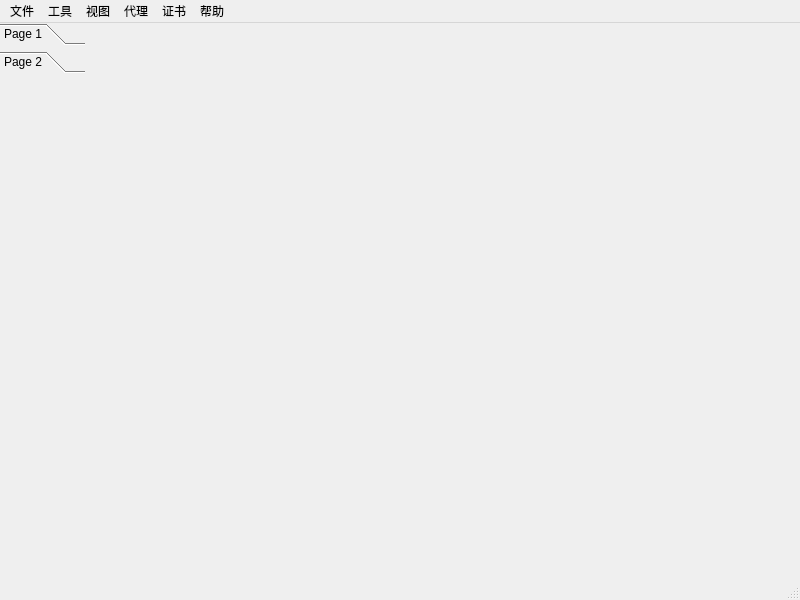
<?xml version="1.0" encoding="UTF-8"?>
<ui version="4.0">
 <class>MainWindow</class>
 <widget class="QMainWindow" name="MainWindow">
  <property name="geometry">
   <rect>
    <x>0</x>
    <y>0</y>
    <width>800</width>
    <height>600</height>
   </rect>
  </property>
  <property name="windowTitle">
   <string>MainWindow</string>
  </property>
  <widget class="QWidget" name="centralwidget">
   <widget class="QToolBox" name="toolBox">
    <property name="geometry">
     <rect>
      <x>0</x>
      <y>0</y>
      <width>85</width>
      <height>541</height>
     </rect>
    </property>
    <property name="currentIndex">
     <number>1</number>
    </property>
    <widget class="QWidget" name="page">
     <property name="geometry">
      <rect>
       <x>0</x>
       <y>0</y>
       <width>85</width>
       <height>481</height>
      </rect>
     </property>
     <attribute name="label">
      <string>Page 1</string>
     </attribute>
    </widget>
    <widget class="QWidget" name="page_2">
     <property name="geometry">
      <rect>
       <x>0</x>
       <y>0</y>
       <width>85</width>
       <height>481</height>
      </rect>
     </property>
     <attribute name="label">
      <string>Page 2</string>
     </attribute>
    </widget>
   </widget>
  </widget>
  <widget class="QMenuBar" name="menubar">
   <property name="geometry">
    <rect>
     <x>0</x>
     <y>0</y>
     <width>800</width>
     <height>26</height>
    </rect>
   </property>
   <widget class="QMenu" name="file_menu">
    <property name="title">
     <string>文件</string>
    </property>
   </widget>
   <widget class="QMenu" name="tool_menu">
    <property name="title">
     <string>工具</string>
    </property>
   </widget>
   <widget class="QMenu" name="view_menu">
    <property name="title">
     <string>视图</string>
    </property>
   </widget>
   <widget class="QMenu" name="agency_menu">
    <property name="title">
     <string>代理</string>
    </property>
   </widget>
   <widget class="QMenu" name="certificate_menu">
    <property name="title">
     <string>证书</string>
    </property>
   </widget>
   <widget class="QMenu" name="help_menu">
    <property name="title">
     <string>帮助</string>
    </property>
   </widget>
   <addaction name="file_menu"/>
   <addaction name="tool_menu"/>
   <addaction name="view_menu"/>
   <addaction name="agency_menu"/>
   <addaction name="certificate_menu"/>
   <addaction name="help_menu"/>
  </widget>
  <widget class="QStatusBar" name="statusbar"/>
 </widget>
 <resources/>
 <connections/>
</ui>
